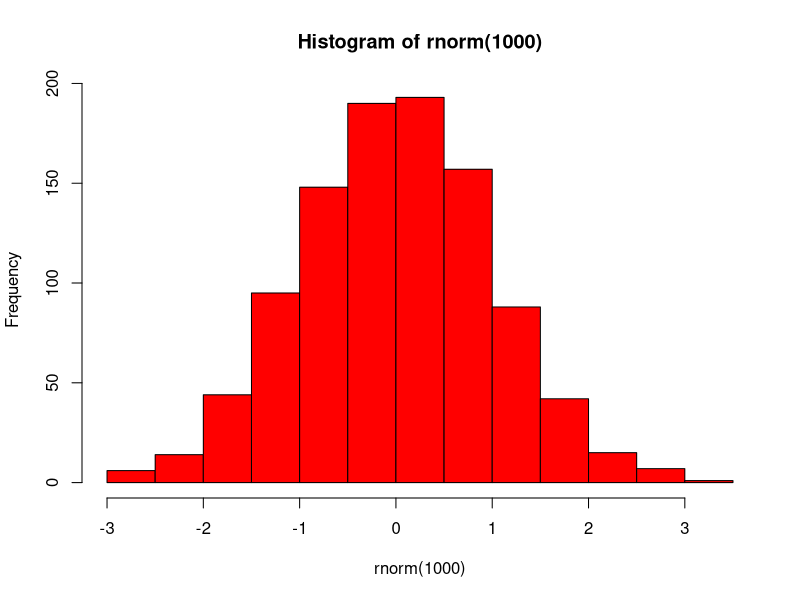

Generate this figure with R:
## ---- chunk 1
hist(rnorm(1000), col = "red")
